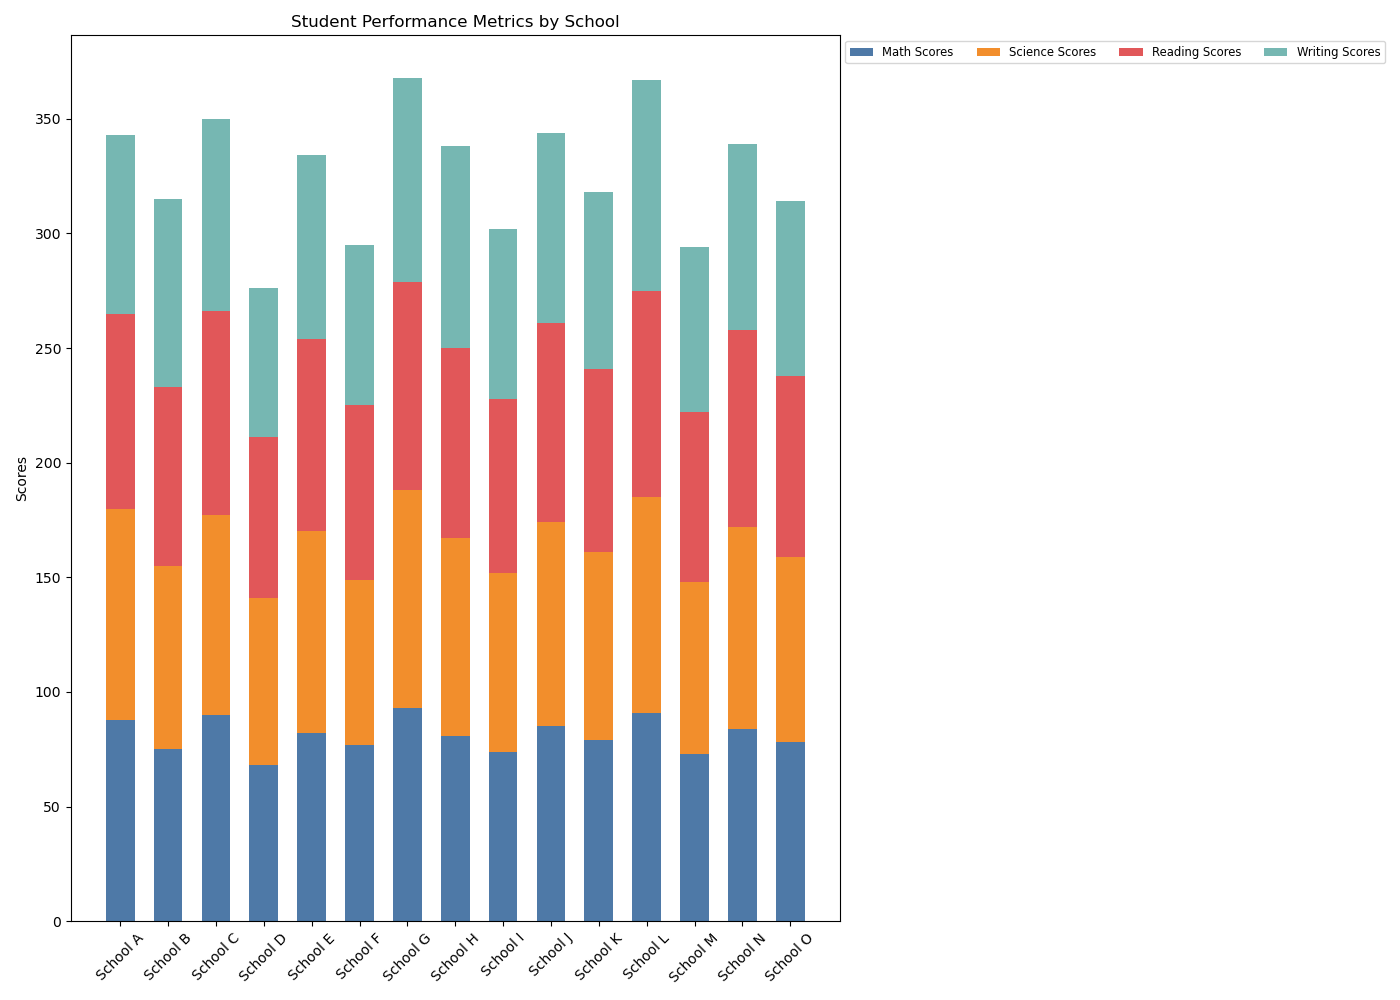

Write Python code to recreate this figure.

import matplotlib.pyplot as plt
import numpy as np

# Data
schools = ['School A', 'School B', 'School C', 'School D', 'School E', 'School F', 'School G', 'School H', 'School I', 'School J', 'School K', 'School L', 'School M', 'School N', 'School O']
math_scores = [88, 75, 90, 68, 82, 77, 93, 81, 74, 85, 79, 91, 73, 84, 78]
science_scores = [92, 80, 87, 73, 88, 72, 95, 86, 78, 89, 82, 94, 75, 88, 81]
reading_scores = [85, 78, 89, 70, 84, 76, 91, 83, 76, 87, 80, 90, 74, 86, 79]
writing_scores = [78, 82, 84, 65, 80, 70, 89, 88, 74, 83, 77, 92, 72, 81, 76]

# Stacked bar chart data
data = np.array([math_scores, science_scores, reading_scores, writing_scores])
data_cum = data.cumsum(axis=0)

# Category names and colors
category_names = ['Math Scores', 'Science Scores', 'Reading Scores', 'Writing Scores']
colors = ['#4e79a7', '#f28e2c', '#e15759', '#76b7b2']

# Plot
fig, ax = plt.subplots(figsize=(14, 10))
bar_height = 0.6

# Plot each layer of the bar chart
for i, (colname, color) in enumerate(zip(category_names, colors)):
    heights = data[i]
    starts = data_cum[i] - heights
    ax.bar(schools, heights, bottom=starts, width=bar_height, label=colname, color=color)

# Add labels, title, and legend
ax.set_ylabel('Scores')
ax.set_title('Student Performance Metrics by School', loc='center')
ax.legend(ncol=len(category_names), bbox_to_anchor=(1, 1), loc='upper left', fontsize='small')

plt.xticks(rotation=45)
plt.tight_layout()
plt.show()
